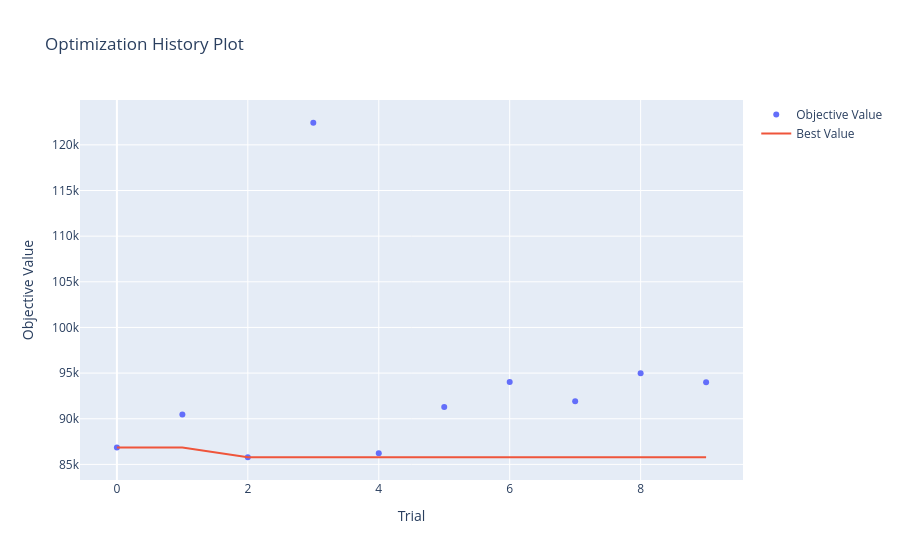
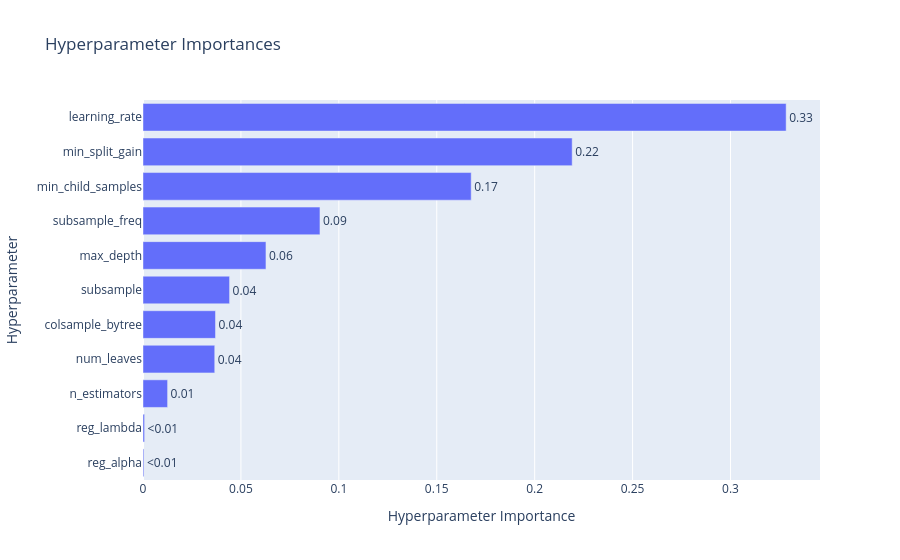

Notebook source saved alongside these figures, in order:
### Markdown cell above
## Final model training with best params

### Code cell
best_params = {
    "objective":     "regression",
    "metric":        "rmse",
    "verbosity":     -1,
    "boosting_type": "gbdt",
    "device":        DEVICE,
    "n_jobs":        N_JOBS,
    "random_state":  42,
    "max_bin":       255,
    **study.best_params,
}

mlflow.set_experiment("lgbm_100_optuna_trials")
mlflow.lightgbm.autolog(log_models=False, silent=True)
mlflow.start_run()
mlflow.log_params({
    "n_stations": TARGET_STATIONS,
    "horizon":    HORIZON,
    "device":     DEVICE,
    **study.best_params,
})

print("Training final LightGBM model …")
final_model = lgb.LGBMRegressor(**best_params)
final_model.fit(
    X_train, y_train,
    eval_set=[(X_val, y_val)],
    callbacks=[
        lgb.early_stopping(stopping_rounds=50, verbose=False),
        lgb.log_evaluation(period=50),
    ],
)
print("Training complete.")

# Optuna importance plot
try:
    from optuna.visualization import plot_param_importances, plot_optimization_history
    plot_optimization_history(study).show()
    plot_param_importances(study).show()
except Exception:
    pass

### Figure 1 — Plotly figure (JSON) as saved in the notebook; plotly's stock layout.template omitted (floating-point values rounded to 4 significant figures)
{"data": [{"mode": "markers", "name": "Objective Value", "x": [0, 1, 2, 3, 4, 5, 6, 7, 8, 9], "y": [86860.0, 90460.0, 85780.0, 122400.0, 86230.0, 91280.0, 94020.0, 91910.0, 94980.0, 94000.0], "type": "scatter"}, {"mode": "lines", "name": "Best Value", "x": [0, 1, 2, 3, 4, 5, 6, 7, 8, 9], "y": [86860.0, 86860.0, 85780.0, 85780.0, 85780.0, 85780.0, 85780.0, 85780.0, 85780.0, 85780.0], "type": "scatter"}, {"marker": {"color": "#cccccc"}, "mode": "markers", "name": "Infeasible Trial", "showlegend": false, "x": [], "y": [], "type": "scatter"}], "layout": {"title": {"text": "Optimization History Plot"}, "xaxis": {"title": {"text": "Trial"}}, "yaxis": {"title": {"text": "Objective Value"}}}}

### Figure 2 — Plotly figure (JSON) as saved in the notebook; plotly's stock layout.template omitted (floating-point values rounded to 4 significant figures)
{"data": [{"cliponaxis": false, "hovertemplate": ["reg_alpha (FloatDistribution): 0.00045351121870555446<extra></extra>", "reg_lambda (FloatDistribution): 0.0008048249665264985<extra></extra>", "n_estimators (IntDistribution): 0.012558938047514854<extra></extra>", "num_leaves (IntDistribution): 0.03663376883086942<extra></extra>", "colsample_bytree (FloatDistribution): 0.03701546192822051<extra></extra>", "subsample (FloatDistribution): 0.04420851861860203<extra></extra>", "max_depth (IntDistribution): 0.06278783003855098<extra></extra>", "subsample_freq (IntDistribution): 0.0903652440070239<extra></extra>", "min_child_samples (IntDistribution): 0.1675920891620323<extra></extra>", "min_split_gain (FloatDistribution): 0.21915894954406337<extra></extra>", "learning_rate (FloatDistribution): 0.3284208636378905<extra></extra>"], "name": "Objective Value", "orientation": "h", "text": ["<0.01", "<0.01", "0.01", "0.04", "0.04", "0.04", "0.06", "0.09", "0.17", "0.22", "0.33"], "textposition": "outside", "x": [0.0004535, 0.0008048, 0.01256, 0.03663, 0.03702, 0.04421, 0.06279, 0.09037, 0.1676, 0.2192, 0.3284], "y": ["reg_alpha", "reg_lambda", "n_estimators", "num_leaves", "colsample_bytree", "subsample", "max_depth", "subsample_freq", "min_child_samples", "min_split_gain", "learning_rate"], "type": "bar"}], "layout": {"title": {"text": "Hyperparameter Importances"}, "xaxis": {"title": {"text": "Hyperparameter Importance"}}, "yaxis": {"title": {"text": "Hyperparameter"}}}}
